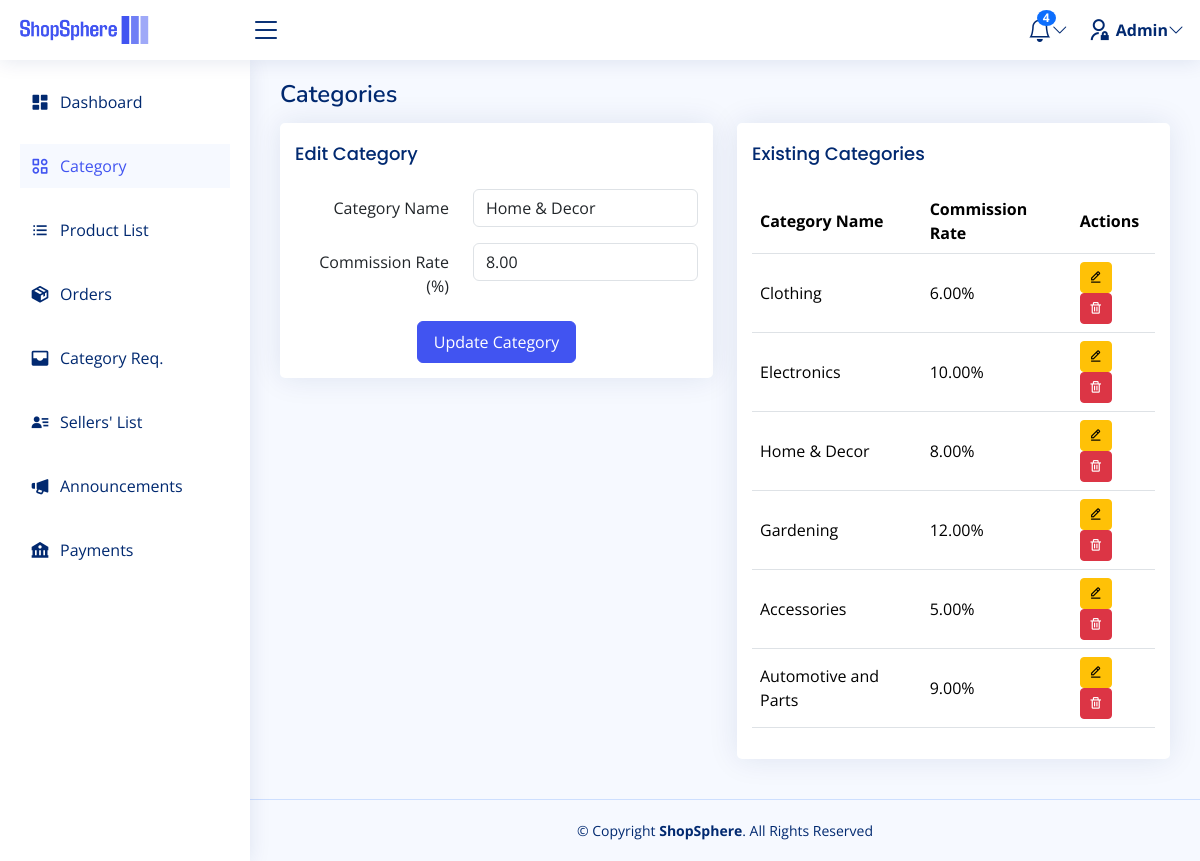
The page /admin/ad_category.php?edit=4 (signed in) on the database its author committed.
### tables this page shows
CREATE TABLE `categories` (
  `category_id` int(11) NOT NULL,
  `category_name` varchar(100) NOT NULL,
  `commission_rate` decimal(5,2) NOT NULL,
  `created_at` timestamp NOT NULL DEFAULT current_timestamp(),
  `updated_at` timestamp NOT NULL DEFAULT current_timestamp() ON UPDATE current_timestamp()
);

### admin/ad_category.php (the view, shortened to what this page needs)
<?php
include 'header.php';
include 'sidebar.php';
include '../database/conn.php';
$categoryName = "";
$commissionRate = "";
$categoryId = "";
if (isset($_GET['edit'])) {
  $editId = $conn->real_escape_string(trim($_GET['edit']));
  $sql = "SELECT category_name, commission_rate FROM categories WHERE category_id='$editId'";
  $editResult = $conn->query($sql);
  if ($editResult->num_rows > 0) {
    $editRow = $editResult->fetch_assoc();
    $categoryName = $editRow['category_name'];
    $commissionRate = $editRow['commission_rate'];
    $categoryId = $editId;
  }
}
$sql = "SELECT category_id, category_name, commission_rate FROM categories";
$result = $conn->query($sql);
?>
<main id="main-admin" class="main-admin">
<div class="pagetitle">
  <h1>Categories</h1>
</div>
<div class="row">
  <div class="col-lg-6">
    <div class="card category-card">
      <div class="card-body">
        <h5 class="card-title category-card-title"><?php echo !empty($categoryId) ? 'Edit Category' : 'Add New Category'; ?></h5>
        <form action="<?php echo htmlspecialchars($_SERVER["PHP_SELF"]); ?>" method="post">
          <div class="row mb-3">
            <label for="categoryName" class="col-sm-5 col-form-label category-label">Category Name</label>
            <div class="col-sm-7">
              <input type="text" class="form-control category-input" name="categoryName" id="categoryName" value="<?php echo htmlspecialchars($categoryName); ?>">
            </div>
          </div>
          <div class="row mb-3">
            <label for="commissionRate" class="col-sm-5 col-form-label category-label">Commission Rate (%)</label>
            <div class="col-sm-7">
              <input type="number" class="form-control category-input" name="commissionRate" id="commissionRate" value="<?php echo htmlspecialchars($commissionRate); ?>">
            </div>
          </div>
          <div class="text-center mt-3">
            <button type="submit" class="btn btn-primary category-btn"><?php echo !empty($categoryId) ? 'Update Category' : 'Add Category'; ?></button>
          </div>
        </form>
      </div>
    </div>
  </div>
  <div class="col-lg-6">
    <div class="card category-card">
      <div class="card-body">
        <h5 class="card-title category-card-title">Existing Categories</h5>
        <div class="table-responsive">
          <table class="table category-table table-borderless">
            <thead>
              <tr>
                <th scope="col">Category Name</th>
                <th scope="col">Commission Rate</th>
                <th scope="col">Actions</th>
              </tr>
            </thead>
            <tbody>
              <?php if ($result->num_rows > 0) : ?>
                <?php while ($row = $result->fetch_assoc()) : ?>
                  <tr>
                    <td><?php echo htmlspecialchars($row['category_name']); ?></td>
                    <td><?php echo htmlspecialchars($row['commission_rate']) . '%'; ?></td>
                    <td>
                      <a href="ad_category.php?edit=<?php echo $row['category_id']; ?>" class="btn btn-sm btn-warning category-edit-btn"><i class="bx bx-edit-alt"></i></a>
                      <a href="ad_category.php?delete=<?php echo $row['category_id']; ?>" class="btn btn-sm btn-danger category-delete-btn"><i class="bx bx-trash"></i></a>
                    </td>
                  </tr>
                <?php endwhile; ?>
              <?php else : ?>
                <tr>
                  <td colspan="3">No categories found.</td>
                </tr>
              <?php endif; ?>
            </tbody>
          </table>
        </div>
      </div>
    </div>
  </div>
</div>
</main>
<?php include 'footer.php'; ?>

### assets/css/style.css (style rules this page uses)
:root { scroll-behavior: smooth; }
body { font-family: "Open Sans", sans-serif; background: #f6f9ff; color: #444444; }
a { color: #4154f1; text-decoration: none; }
h1, h2, h3, h4, h5, h6 { font-family: "Nunito", sans-serif; }
#main-admin { margin-top: 60px !important; padding: 20px 30px !important; transition: all 0.3s !important; }
.pagetitle { margin-bottom: 14px; }
.pagetitle h1 { font-size: 24px; margin-bottom: 0; font-weight: 600; color: #012970; }
.card { margin-bottom: 30px; border: none; border-radius: 5px; box-shadow: 0px 0 30px rgba(1, 41, 112, 0.1); }
.card-body { padding: 0 15px 15px 15px; }
.card-body { flex: 1 1 auto; }
.card-title { padding: 20px 0 15px 0; font-size: 18px; font-weight: 500; color: #012970; font-family: "Poppins", sans-serif; }
.category-card { margin-bottom: 20px; }
.category-card .card-body h5 { margin-bottom: 10px; }
.category-label { text-align: right; }
.category-input { width: 100%; }
.category-table { border-collapse: collapse; }
.category-table th, .category-table td { text-align: start; vertical-align: middle; border: none; }
.category-table th { border-bottom: 1px solid #dee2e6; }
.category-table td { border-bottom: 1px solid #dee2e6; }
.category-btn { padding: .5rem 1rem; font-size: 1rem; }
.category-edit-btn, .category-delete-btn { padding: .25rem .5rem; font-size: .875rem; }
.card-body { display: flex; flex-direction: column; }
.btn-primary, .btn-outline-primary { background-color: #4154f1; border-color: #4154f1; color: #fff; }
.table-responsive { overflow-x: auto; }
@media (min-width: 1200px) { #main-admin, #footer { margin-left: 250px; } }

### rows shown on the page
categories: categoryName "Home & Decor", commissionRate "8.00", category_name "Home & Decor", commission_rate "8.00"
categories: category_name "Clothing", commission_rate "6.00"
categories: category_name "Electronics", commission_rate "10.00"
categories: category_name "Gardening", commission_rate "12.00"
categories: category_name "Accessories", commission_rate "5.00"
categories: category_name "Automotive and Parts", commission_rate "9.00"
